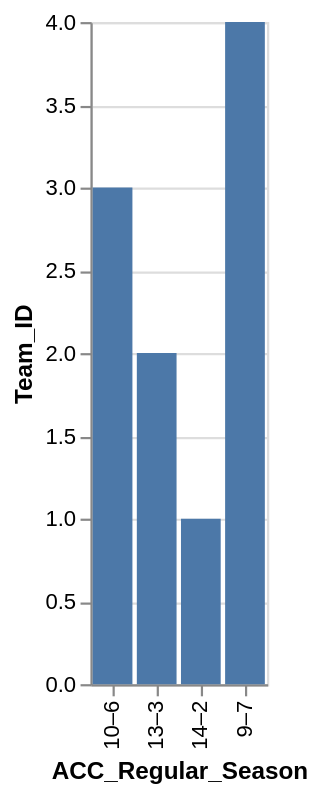

The specification (Vega-Lite) saved for this image:
### Vega-Lite specification from a JSON file in a GitHub repository (floating-point values rounded to 4 significant figures)
{"data": {"values": [{"x_data": "10–6", "y_data": 3}, {"x_data": "13–3", "y_data": 2}, {"x_data": "14–2", "y_data": 1}, {"x_data": "9–7", "y_data": 4}]}, "mark": "bar", "encoding": {"x": {"field": "x_data", "type": "nominal", "title": "ACC_Regular_Season", "sort": "ascending"}, "y": {"field": "y_data", "type": "quantitative", "title": "Team_ID"}}}
